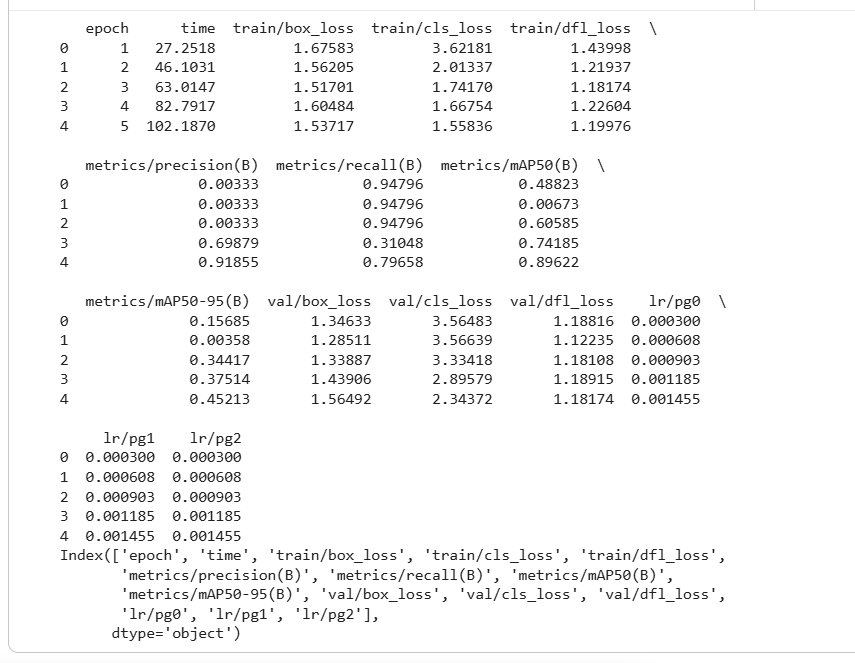
#> input picture %89 doğruluk oranı.png, 855 x 663 px
$ python -i preprocess_utils.py   (imports and definitions only)
#> lines starting #> are read from the running program, lines starting #| are printed output that depends on the picture
#> further down, picture is the input picture: shape (663, 855, 3); mean B, G, R 246.2, 246.2, 246.2
from __future__ import annotations

from dataclasses import dataclass
from typing import Dict, Tuple

import cv2
import numpy as np


@dataclass(frozen=True)
class LetterboxInfo:
    scale: float
    pad_x: int
    pad_y: int
    original_size: Tuple[int, int]
    target_size: int


# [17 lines left out: function letterbox_to_square, not called in this run]


def apply_clahe(image_bgr: np.ndarray) -> np.ndarray:
    lab = cv2.cvtColor(image_bgr, cv2.COLOR_BGR2LAB)
#> lab: shape (663, 855, 3); mean of channels 0, 1, 2 246.5, 128, 128
    l_channel, a_channel, b_channel = cv2.split(lab)
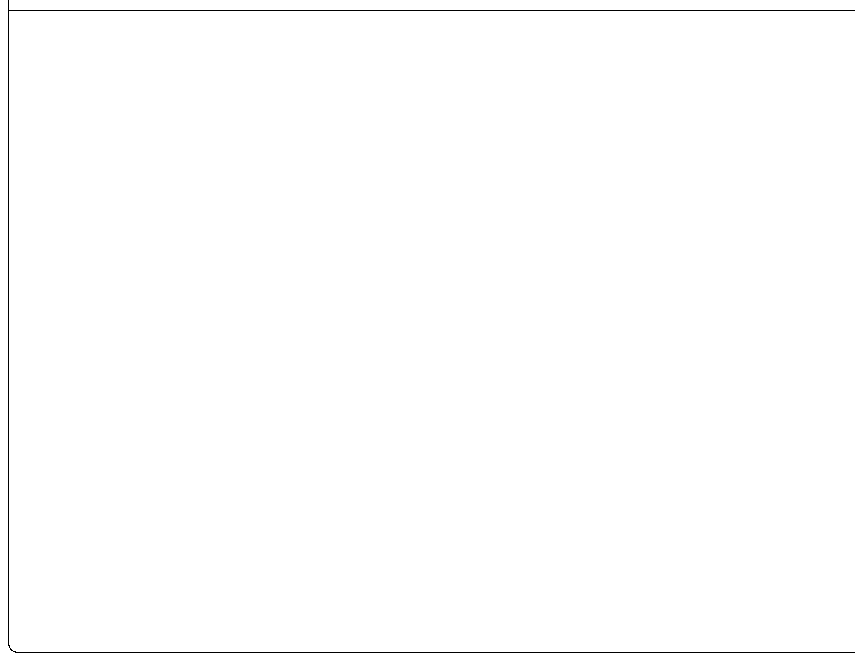
#> a_channel: shape (663, 855); values 127 (black) and 128 (white), 99.6% white; black in thin lines or dots
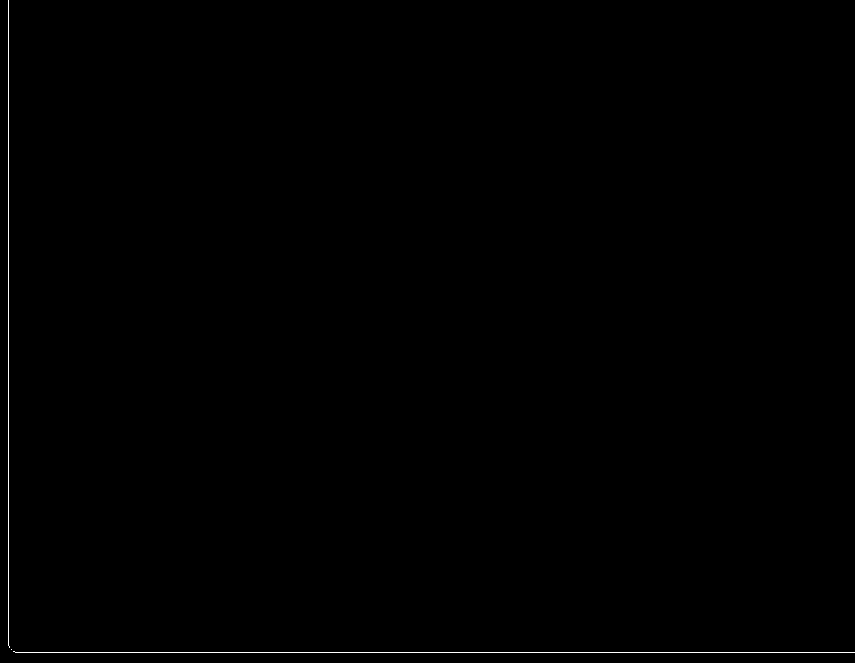
#> b_channel: shape (663, 855); values 128 (black) and 129 (white), 0.26% white in thin lines or dots
    clahe = cv2.createCLAHE(clipLimit=2.2, tileGridSize=(8, 8))
    enhanced_l = clahe.apply(l_channel)
    enhanced = cv2.merge((enhanced_l, a_channel, b_channel))
#> enhanced: shape (663, 855, 3); mean of channels 0, 1, 2 246.4, 128, 128
    return cv2.cvtColor(enhanced, cv2.COLOR_LAB2BGR)


# [31 lines left out: functions adjust_contrast, sharpen_image, not called in this run]


def morphological_filter(image_bgr: np.ndarray) -> np.ndarray:
    lab = cv2.cvtColor(image_bgr, cv2.COLOR_BGR2LAB)
#> lab: shape (663, 855, 3); mean of channels 0, 1, 2 246.4, 128, 128
    l_channel, a_channel, b_channel = cv2.split(lab)
#> b_channel: shape (663, 855); values 128 (black) and 129 (white), 0.28% white in thin lines or dots
    kernel = cv2.getStructuringElement(cv2.MORPH_RECT, (3, 3))
    opened = cv2.morphologyEx(l_channel, cv2.MORPH_OPEN, kernel)
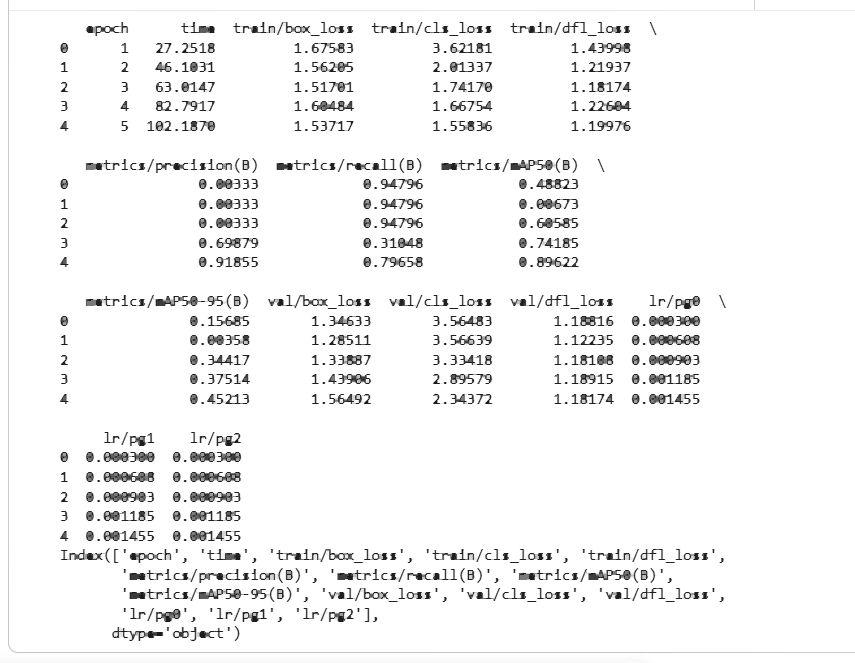
#> opened: shape (663, 855); min 28, max 255, mean 244.1
    closed = cv2.morphologyEx(opened, cv2.MORPH_CLOSE, kernel)
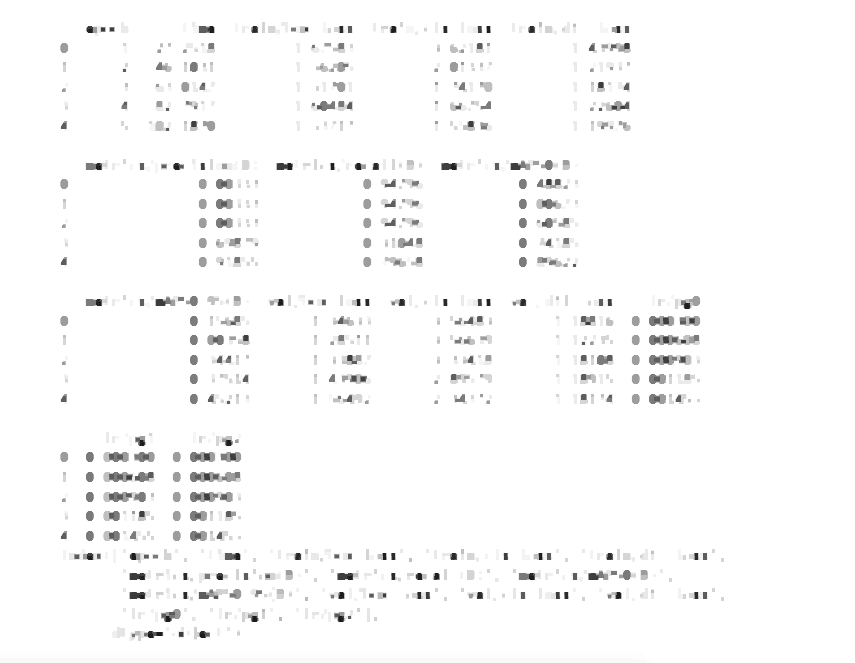
#> closed: shape (663, 855); min 28, max 255, mean 249.6
    filtered_l = cv2.addWeighted(l_channel, 0.65, closed, 0.35, 0)
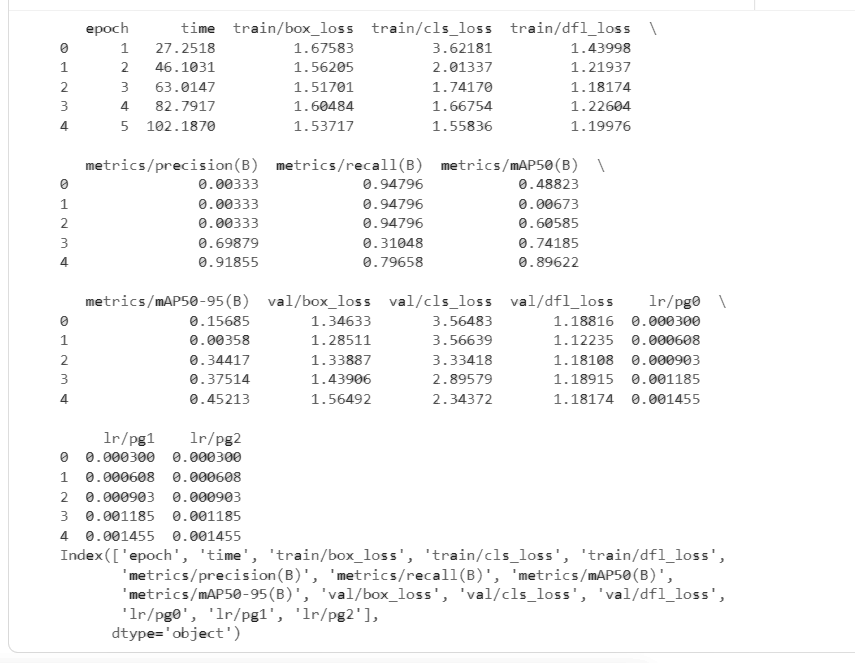
#> filtered_l: shape (663, 855); min 28, max 255, mean 247.5
    return cv2.cvtColor(cv2.merge((filtered_l, a_channel, b_channel)), cv2.COLOR_LAB2BGR)


def gaussian_sharpen(image_bgr: np.ndarray) -> np.ndarray:
    blurred = cv2.GaussianBlur(image_bgr, (0, 0), sigmaX=1.4)
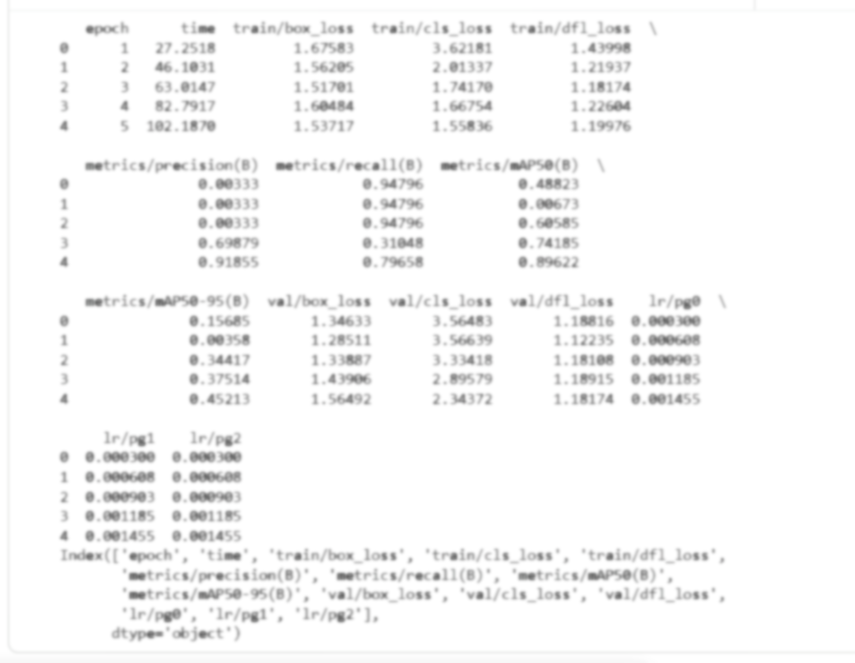
#> blurred: shape (663, 855, 3); mean B, G, R 247.1, 247.1, 247.1
    return cv2.addWeighted(image_bgr, 1.7, blurred, -0.7, 0)


def build_yolo_detection_image(image_bgr: np.ndarray) -> np.ndarray:
    clahe = apply_clahe(image_bgr)
    filtered = morphological_filter(clahe)
    return gaussian_sharpen(filtered)


def clean_noise(image_bgr: np.ndarray) -> np.ndarray:
    denoised = cv2.fastNlMeansDenoisingColored(image_bgr, None, 7, 7, 7, 21)
    return cv2.bilateralFilter(denoised, 5, 45, 45)


# [84 lines left out: functions suppress_bright_snow, dark_text_emphasis, rescue_snow_plate, ocr_preprocess, preprocess_for_plate_ui, not called in this run]

>>> import cv2
>>> picture = cv2.imread('../../%89 doğruluk oranı.png')
>>> result = build_yolo_detection_image(picture)
